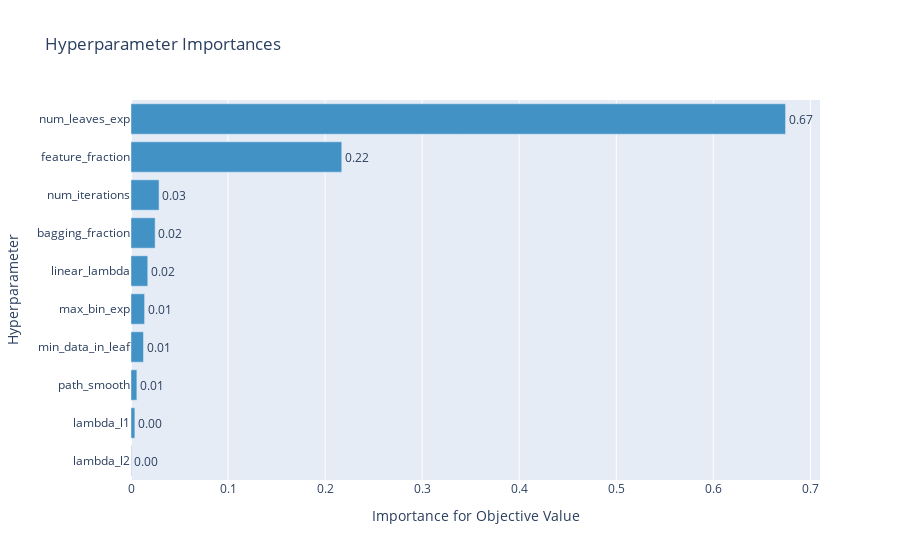

Here is the notebook cell this chart was saved with:
### Code cell
plot_param_importances(study)

### Figure 1 — Plotly figure (JSON) as saved in the notebook; plotly's stock layout.template omitted (floating-point values rounded to 4 significant figures)
{"data": [{"cliponaxis": false, "hovertemplate": ["lambda_l2 (LogUniformDistribution): 0.0004802453224604167<extra></extra>", "lambda_l1 (LogUniformDistribution): 0.0039696398438353545<extra></extra>", "path_smooth (UniformDistribution): 0.006048250651685604<extra></extra>", "min_data_in_leaf (IntUniformDistribution): 0.01287987695798375<extra></extra>", "max_bin_exp (IntUniformDistribution): 0.014001013709617881<extra></extra>", "linear_lambda (UniformDistribution): 0.01726509135127104<extra></extra>", "bagging_fraction (DiscreteUniformDistribution): 0.02487509540384623<extra></extra>", "num_iterations (IntUniformDistribution): 0.028906618759856593<extra></extra>", "feature_fraction (DiscreteUniformDistribution): 0.21714728154264523<extra></extra>", "num_leaves_exp (IntUniformDistribution): 0.6744268864567978<extra></extra>"], "marker": {"color": "rgb(66,146,198)"}, "orientation": "h", "text": ["0.0004802453224604167", "0.0039696398438353545", "0.006048250651685604", "0.01287987695798375", "0.014001013709617881", "0.01726509135127104", "0.02487509540384623", "0.028906618759856593", "0.21714728154264523", "0.6744268864567978"], "textposition": "outside", "texttemplate": "%{text:.2f}", "type": "bar", "x": [0.0004802, 0.00397, 0.006048, 0.01288, 0.014, 0.01727, 0.02488, 0.02891, 0.2171, 0.6744], "y": ["lambda_l2", "lambda_l1", "path_smooth", "min_data_in_leaf", "max_bin_exp", "linear_lambda", "bagging_fraction", "num_iterations", "feature_fraction", "num_leaves_exp"]}], "layout": {"autosize": true, "showlegend": false, "title": {"text": "Hyperparameter Importances"}, "xaxis": {"autorange": true, "range": [0, 0.7099], "title": {"text": "Importance for Objective Value"}, "type": "linear"}, "yaxis": {"autorange": true, "range": [-0.5, 9.5], "title": {"text": "Hyperparameter"}, "type": "category"}}}
